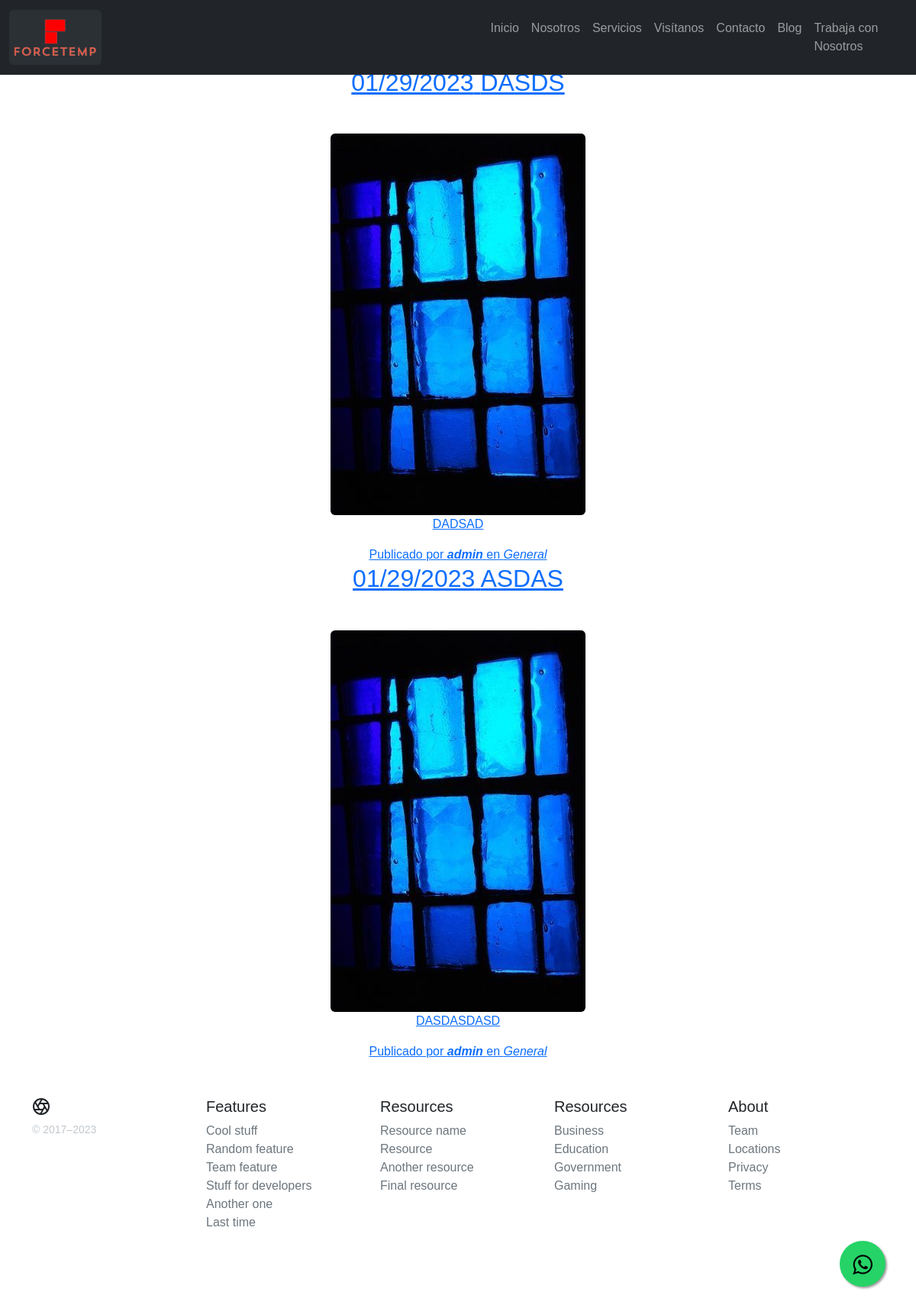
Screenshot of /blog/category/1/ with the database file from the repository.
### blog/models.py (models this page shows, shortened)
class Post(models.Model):
     title = models.CharField(max_length=200, verbose_name="Titulo")
     content = models.TextField(verbose_name="Contenido")
     published = models.DateField(verbose_name="Fecha de publicacion",default=now)
     image = models.ImageField(verbose_name="Imagen",upload_to="blog",null= True , blank= True   )
     author = models.ForeignKey(User,verbose_name="Autor",on_delete=models.CASCADE)
     categories = models.ManyToManyField(Category, verbose_name="categorias",related_name="get_post")
     created   = models.DateTimeField(auto_now_add=True, verbose_name="Fecha de creacion")
     updated   = models.DateTimeField(auto_now=True, verbose_name="Fecha de edicion")
     class Meta:
      verbose_name        = "entrada"
      verbose_name_plural = "entrada"
      ordering            = ['-created' ]

class Category(models.Model):
    name = models.CharField(max_length=100, verbose_name="Nombre")
    created   = models.DateTimeField(auto_now_add=True, verbose_name="Fecha de creacion")
    updated   = models.DateTimeField(auto_now=True, verbose_name="Fecha de edicion")
    class Meta:
        verbose_name        = "categoria"
        verbose_name_plural = "categoria"
        ordering            = ['-created' ]

### blog/views.py (the view)
# urls.py: path('category/<int:category_id>/', views.category, name = "category"),
def category(request, category_id):
    category = get_object_or_404(Category, id=category_id)
    return render(request,"blog/category.html",{'category':category })

### social/procesos.py (called while the page is built)
def ctx_dict(request):
    ctx = {}
    links = Link.objects.all()
    for link in links :
        ctx[link.key] = link.url
    return ctx

### blog/templates/blog/category.html (shortened to what this page needs)
{% extends 'core/base.html' %}
{% load static %}
{% block content %}
{% for post in category.get_post.all %}
<section class="page-section cta">
  <div class="container">
    <div class="row">
      <div class="col-xl-9 mx-auto">
        <div class="cta-innerv text-center rounded">
          <h2 class="section-heading mb-5">
            <span class="section-heading-upper">{{post.published|date:"SHORT_DATE_FORMAT"}}</span>
            <span class="section-heading-lower">{{post.title}}</span>
          </h2>
          <p class="mb-0">
            <img class="mx-auto d-flex rounded img-fluid mb-3 mb-lg-0" src="{{post.image.url}}" alt="">
          </p>
          <p class="mb-0 mbt">
           {{post.content|linebreaks}}
          </p>
          <p class="mb-0 mbt">
            <span class="section-heading-under">Publicado por <em><b>{{post.author}}</b></em> en <em>
               {% for category in   post.categories.all %}
                <a hrfe="{% url 'category' category.id %}" class ="link"> {{category.name}} {% if not forloop.last %},{% endif%}
               {% endfor %}
               </em>
               </span>
          </p>
        </div>
      </div>
    </div>
  </div>
</section>
{% endfor%}
{% endblock %}

### core/static/core/css/estilos.css (style rules this page uses)
* { margin: 0; padding: 0; box-sizing: border-box; font-family: sans-serif; }

### rows the page displays
Post: published "01/29/2023", title "DASDS", image (picture), content "DADSAD", author "admin"
Category: name "General"
Post: published "01/29/2023", title "ASDAS", image (picture), content "DASDASDASD", author "admin"
